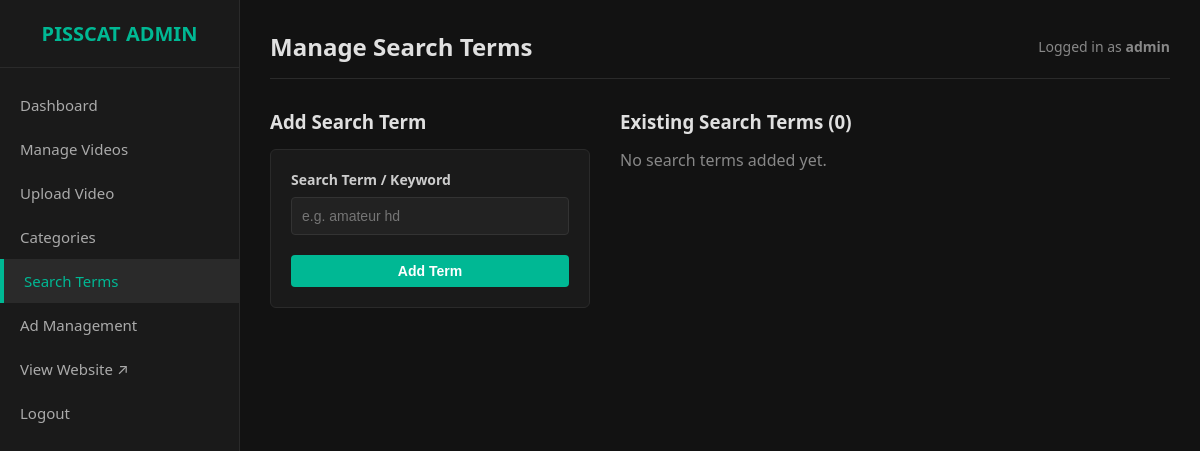
/admin/search_terms.php (signed in), run on an earlier commit of the app's database.
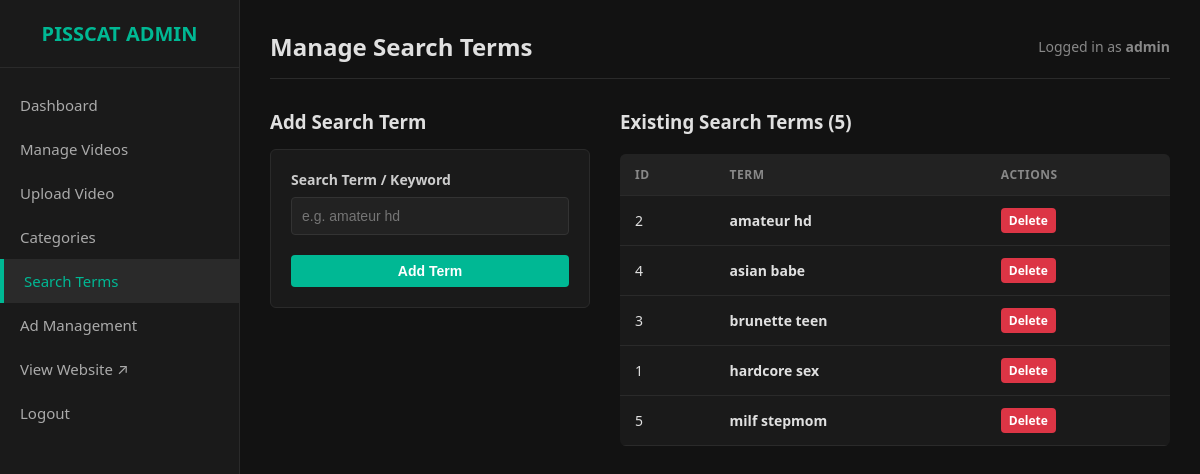
And on a later commit of the database.
### tables this page shows
CREATE TABLE search_terms (
            id INTEGER PRIMARY KEY AUTOINCREMENT,
            term TEXT UNIQUE NOT NULL
        );

### admin/search_terms.php (the view, shortened to what this page needs)
<?php
require_once __DIR__ . '/header.php';
$pdo = getDB();
$terms = $pdo->query("SELECT * FROM search_terms ORDER BY term ASC")->fetchAll();
?>
<div style="display: grid; grid-template-columns: 320px 1fr; gap: 30px;">
    <div>
        <h3 style="margin-bottom: 15px;">Add Search Term</h3>
        <form action="search_terms.php" method="POST" style="background: #1a1a1a; padding: 20px; border-radius: 6px; border: 1px solid #2a2a2a;">
            <div class="form-group">
                <label for="term">Search Term / Keyword</label>
                <input type="text" id="term" name="term" class="form-control" required placeholder="e.g. amateur hd">
            </div>
            <button type="submit" class="btn btn-primary" style="width: 100%;">Add Term</button>
        </form>
    </div>
    <div>
        <h3 style="margin-bottom: 15px;">Existing Search Terms (<?= count($terms) ?>)</h3>
        <?php if (empty($terms)): ?>
            <p style="color: #888;">No search terms added yet.</p>
        <?php else: ?>
            <table class="table">
                <thead>
                    <tr>
                        <th>ID</th>
                        <th>Term</th>
                        <th>Actions</th>
                    </tr>
                </thead>
                <tbody>
                    <?php foreach ($terms as $t): ?>
                        <tr>
                            <td><?= $t['id'] ?></td>
                            <td><strong><?= htmlspecialchars($t['term']) ?></strong></td>
                            <td>
                                <a href="search_terms.php?action=delete&id=<?= $t['id'] ?>" onclick="return confirm('Are you sure you want to delete this term?');" class="btn btn-danger" style="padding: 4px 8px; font-size: 12px;">Delete</a>
                            </td>
                        </tr>
                    <?php endforeach; ?>
                </tbody>
            </table>
        <?php endif; ?>
    </div>
</div>
<?php require_once __DIR__ . '/footer.php'; ?>

### admin/header.php (shortened to what this page needs)
<?php
$currentPage = basename($_SERVER['PHP_SELF']);
?>
<!DOCTYPE html>
<html lang="en">
<head>
</head>
<body>
<div class="sidebar">
    <a href="index.php" class="sidebar-brand">PISSCAT ADMIN</a>
    <ul class="nav-menu">
        <li><a href="index.php" class="<?= $currentPage === 'index.php' ? 'active' : '' ?>">Dashboard</a></li>
        <li><a href="videos.php" class="<?= $currentPage === 'videos.php' ? 'active' : '' ?>">Manage Videos</a></li>
        <li><a href="upload.php" class="<?= $currentPage === 'upload.php' ? 'active' : '' ?>">Upload Video</a></li>
        <li><a href="categories.php" class="<?= $currentPage === 'categories.php' ? 'active' : '' ?>">Categories</a></li>
        <li><a href="search_terms.php" class="<?= $currentPage === 'search_terms.php' ? 'active' : '' ?>">Search Terms</a></li>
        <li><a href="ads.php" class="<?= $currentPage === 'ads.php' ? 'active' : '' ?>">Ad Management</a></li>
        <li><a href="../index.php" target="_blank">View Website ↗</a></li>
        <li><a href="logout.php">Logout</a></li>
    </ul>
</div>
<div class="main-content">
    <div class="header-bar">
        <div class="header-title">
            <?php
            switch($currentPage) {
                case 'search_terms.php': echo 'Manage Search Terms'; break;
            }
            ?>
        </div>
        <div class="user-info">Logged in as <strong><?= htmlspecialchars($_SESSION['admin_username'] ?? 'Admin') ?></strong></div>
    </div>

### admin/footer.php (shortened to what this page needs)
</div>
</body>
</html>

### admin/header.php (style rules this page uses)
* { box-sizing: border-box; margin: 0; padding: 0; }
body { font-family: system-ui, -apple-system, sans-serif; background: #121212; color: #e0e0e0; display: flex; min-height: 100vh; }
.sidebar { width: 240px; background: #1a1a1a; border-right: 1px solid #2a2a2a; display: flex; flex-direction: column; }
.sidebar-brand { padding: 20px; font-size: 20px; font-weight: bold; color: #00b894; text-decoration: none; border-bottom: 1px solid #2a2a2a; text-align: center; }
.nav-menu { list-style: none; padding: 15px 0; }
.nav-menu li a { display: block; padding: 12px 20px; color: #aaa; text-decoration: none; font-size: 15px; transition: 0.2s; }
.nav-menu li a:hover, .nav-menu li a.active { background: #2a2a2a; color: #00b894; border-left: 4px solid #00b894; }
.main-content { flex: 1; padding: 30px; background: #121212; overflow-y: auto; }
.header-bar { display: flex; justify-content: space-between; align-items: center; margin-bottom: 30px; padding-bottom: 15px; border-bottom: 1px solid #2a2a2a; }
.header-title { font-size: 24px; font-weight: bold; }
.user-info { font-size: 14px; color: #888; }
.btn { display: inline-block; padding: 8px 16px; border-radius: 4px; text-decoration: none; font-size: 14px; font-weight: bold; cursor: pointer; border: none; }
.btn-primary { background: #00b894; color: #fff; }
.btn-danger { background: #dc3545; color: #fff; }
.table { width: 100%; border-collapse: collapse; margin-top: 20px; background: #1a1a1a; border-radius: 6px; overflow: hidden; }
.table th, .table td { padding: 12px 15px; text-align: left; border-bottom: 1px solid #2a2a2a; font-size: 14px; }
.table th { background: #222; color: #888; text-transform: uppercase; font-size: 12px; letter-spacing: 0.5px; }
.form-group { margin-bottom: 20px; }
.form-group label { display: block; margin-bottom: 8px; font-size: 14px; font-weight: bold; color: #ccc; }
.form-control { width: 100%; padding: 10px; background: #222; border: 1px solid #333; border-radius: 4px; color: #fff; font-size: 14px; }

What changed in the data, as far as the page shows it:
added search_terms: id "2", term "amateur hd"
added search_terms: id "4", term "asian babe"
added search_terms: id "3", term "brunette teen"
added search_terms: id "1", term "hardcore sex"
added search_terms: id "5", term "milf stepmom"
Also different on the page:
count($terms): "0" → "5"
text no longer shown: "No search terms added yet."
text now shown: "ID TERM ACTIONS"
